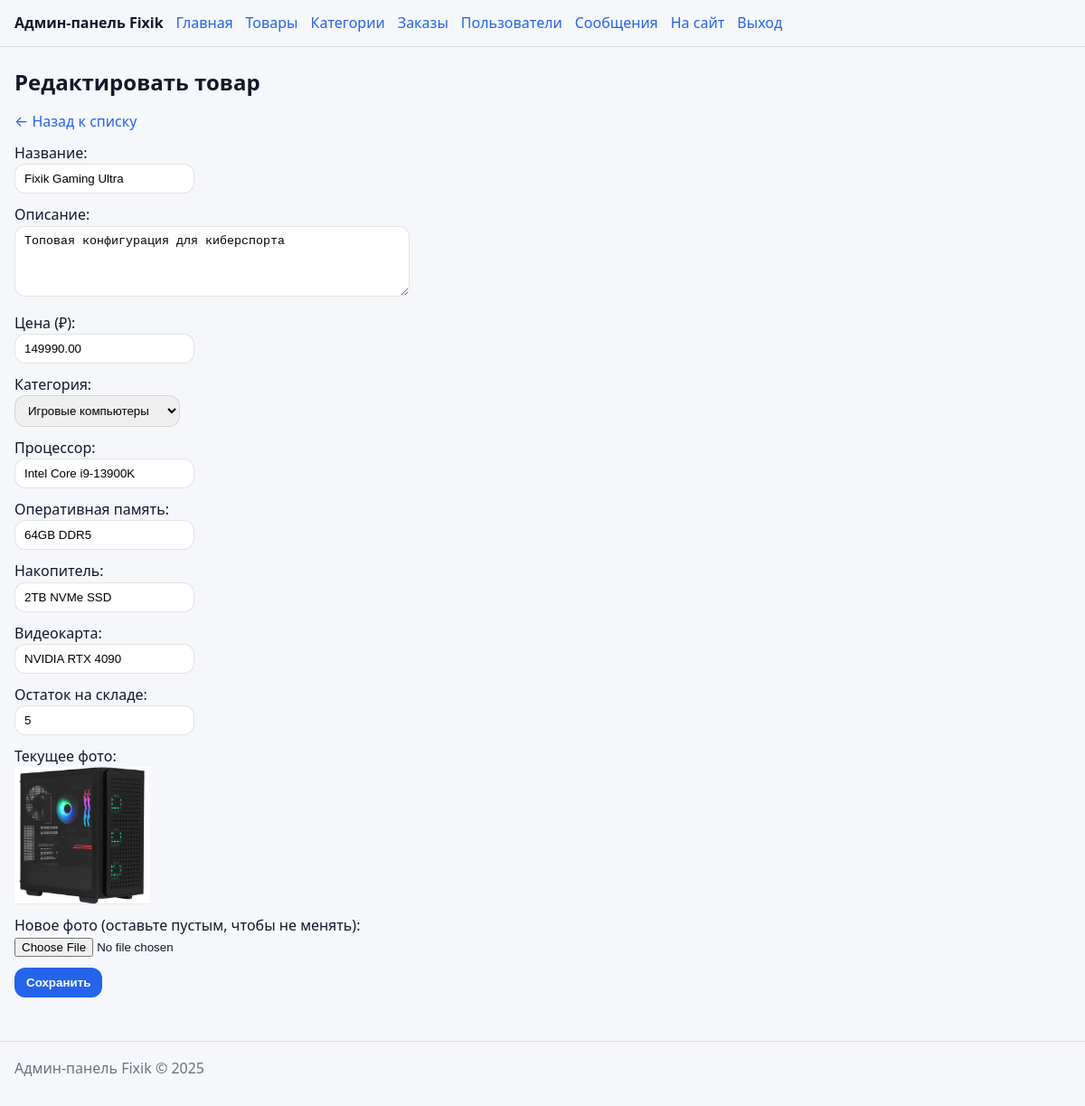
The page /admin/product_edit.php?id=2 (signed in) on the database its author committed.
### tables this page shows
CREATE TABLE IF NOT EXISTS products (
    id INT AUTO_INCREMENT PRIMARY KEY,
    name VARCHAR(200) NOT NULL,
    description TEXT,
    price DECIMAL(10,2) NOT NULL,
    category_id INT,
    processor VARCHAR(100),
    ram VARCHAR(50),
    storage VARCHAR(100),
    graphics VARCHAR(100),
    image VARCHAR(255) DEFAULT 'default.png',
    stock INT DEFAULT 0,
    created_at TIMESTAMP DEFAULT CURRENT_TIMESTAMP,
    FOREIGN KEY (category_id) REFERENCES categories(id) ON DELETE SET NULL
);

CREATE TABLE IF NOT EXISTS categories (
    id INT AUTO_INCREMENT PRIMARY KEY,
    name VARCHAR(100) NOT NULL,
    description TEXT
);

### admin/product_edit.php (the view, shortened to what this page needs)
<?php
require_once '../includes/config.php';
$id = (int)($_GET['id'] ?? 0);
$stmt = $conn->prepare("SELECT * FROM products WHERE id = ?");
$stmt->bind_param("i", $id);
$stmt->execute();
$product = $stmt->get_result()->fetch_assoc();
$categories = $conn->query("SELECT * FROM categories ORDER BY name");
include 'header.php';
?>
<h1>Редактировать товар</h1>
<p><a href="products.php">&larr; Назад к списку</a></p>
<form method="POST" enctype="multipart/form-data">
    <p><label>Название:<br><input type="text" name="name" value="<?php echo htmlspecialchars($product['name']); ?>" required></label></p>
    <p><label>Описание:<br><textarea name="description" rows="4" cols="50"><?php echo htmlspecialchars($product['description']); ?></textarea></label></p>
    <p><label>Цена (₽):<br><input type="number" name="price" step="0.01" value="<?php echo $product['price']; ?>" required></label></p>
    <p><label>Категория:<br>
        <select name="category_id">
            <?php while ($cat = $categories->fetch_assoc()): ?>
                <option value="<?php echo $cat['id']; ?>" <?php echo $product['category_id'] == $cat['id'] ? 'selected' : ''; ?>><?php echo htmlspecialchars($cat['name']); ?></option>
            <?php endwhile; ?>
        </select>
    </label></p>
    <p><label>Процессор:<br><input type="text" name="processor" value="<?php echo htmlspecialchars($product['processor']); ?>"></label></p>
    <p><label>Оперативная память:<br><input type="text" name="ram" value="<?php echo htmlspecialchars($product['ram']); ?>"></label></p>
    <p><label>Накопитель:<br><input type="text" name="storage" value="<?php echo htmlspecialchars($product['storage']); ?>"></label></p>
    <p><label>Видеокарта:<br><input type="text" name="graphics" value="<?php echo htmlspecialchars($product['graphics']); ?>"></label></p>
    <p><label>Остаток на складе:<br><input type="number" name="stock" value="<?php echo $product['stock']; ?>"></label></p>
    <p>
        Текущее фото:<br>
        <img src="/Fixik/uploads/products/<?php echo htmlspecialchars($product['image']); ?>" width="150">
    </p>
    <p><label>Новое фото (оставьте пустым, чтобы не менять):<br><input type="file" name="image" accept="image/*"></label></p>
    <p><button type="submit">Сохранить</button></p>
</form>
<?php include 'footer.php'; ?>

### admin/header.php (style rules this page uses)
:root { --bg: #f6f7fb; --card: #ffffff; --text: #111827; --muted: #6b7280; --border: rgba(17, 24, 39, 0.12); --shadow: 0 8px 24px rgba(17, 24, 39, 0.08); --primary: #2563eb; --primary-600: #1d4ed8; --danger: #b91c1c; --success: #047857; --radius: 14px; }
* { box-sizing: border-box; }
body { margin: 0; font-family: system-ui, -apple-system, Segoe UI, Roboto, Arial, sans-serif; background: var(--bg); color: var(--text); line-height: 1.45; }
img { max-width: 100%; height: auto; display: block; }
a { color: var(--primary); text-decoration: none; }
h1 { font-size: 24px; margin: 0 0 14px; }
p { margin: 0 0 12px; }
button { appearance: none; border: 1px solid rgba(37, 99, 235, 0.35); background: var(--primary); color: #fff; border-radius: 12px; padding: 8px 12px; font-weight: 700; cursor: pointer; }
select, input[type="text"], input[type="number"], textarea { border: 1px solid var(--border); border-radius: 12px; padding: 8px 10px; outline: none; }

### rows shown on the page
products: name "Fixik Gaming Ultra", description "Топовая конфигурация для киберспорта", price "149990.00", category_id "Игровые компьютеры", processor "Intel Core i9-13900K", ram "64GB DDR5", storage "2TB NVMe SSD", graphics "NVIDIA RTX 4090", stock "5", image (picture)
